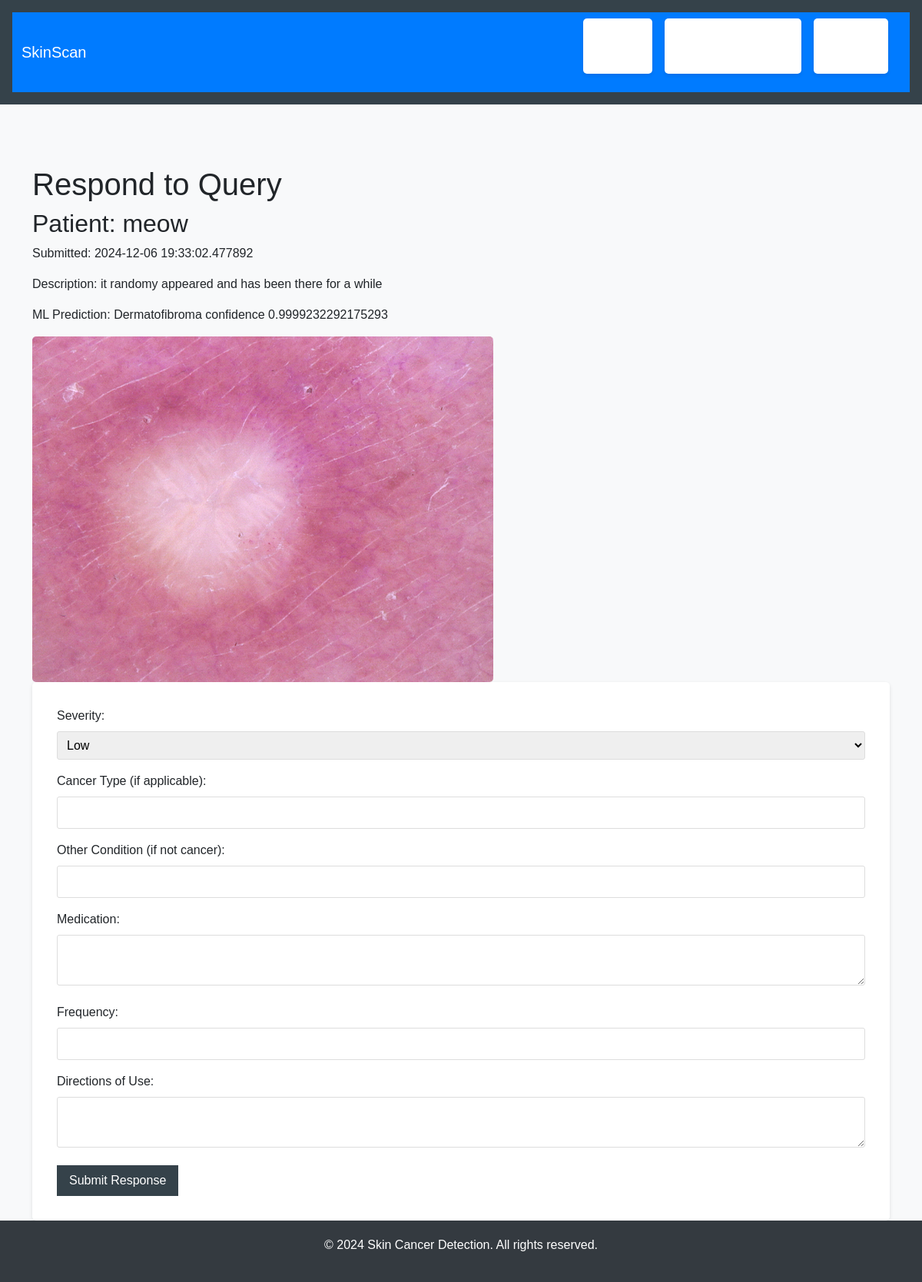
Screenshot of /doctor/respond_query/1 (signed in) with the database file from the repository.
### app/models/user.py (models this page shows, shortened)
class User(UserMixin, db.Model):
    id = db.Column(db.Integer, primary_key=True)
    username = db.Column(db.String(64), unique=True, nullable=False)
    email = db.Column(db.String(120), unique=True, nullable=False)
    password_hash = db.Column(db.String(128))
    role = db.Column(db.String(20), nullable=False)

### app/models/test_report.py (models this page shows, shortened)
class TestReport(db.Model):
    id = db.Column(db.Integer, primary_key=True)
    patient_id = db.Column(db.Integer, db.ForeignKey('patient.id'), nullable=False)
    doctor_id = db.Column(db.Integer, db.ForeignKey('doctor.id'))
    image_path = db.Column(db.String(255), nullable=False)
    description = db.Column(db.Text)
    submission_date = db.Column(db.DateTime, default=datetime.utcnow)
    ml_prediction = db.Column(db.String(100))
    status = db.Column(db.String(20), default='Pending')
    patient = db.relationship('Patient', backref=db.backref('test_reports', lazy=True))
    doctor = db.relationship('Doctor', backref=db.backref('test_reports', lazy=True))

### app/routes/doctor.py (the view, shortened to what this page needs)
@bp.route('/respond_query/<int:report_id>', methods=['GET', 'POST'])
def respond_query(report_id):
    report = TestReport.query.get_or_404(report_id)
    return render_template('doctor/respond_query.html', report=report)

### app/__init__.py (called while the page is built)
def create_app(config_class=Config):
    app = Flask(__name__)
    app.config.from_object(config_class)
    db.init_app(app)
    migrate.init_app(app, db)
    login_manager.init_app(app)
    from .routes import auth, admin, doctor, patient, main
    app.register_blueprint(auth.bp)
    app.register_blueprint(admin.bp)
    app.register_blueprint(doctor.bp)
    app.register_blueprint(patient.bp)
    app.register_blueprint(main.bp)  # Register the main blueprint
    @app.before_request
    def create_tables():
        db.create_all()
    return app

### app/models/user.py (called while the page is built)
@login_manager.user_loader
def load_user(id):
    return User.query.get(int(id))

### app/routes/doctor.py (called while the page is built)
@bp.before_request
@login_required
def check_doctor():
    if not current_user.role == 'doctor':
        flash('Access denied. Doctor privileges required.')
        return redirect(url_for('main.index'))

### app/templates/doctor/respond_query.html (shortened to what this page needs)
{% extends "base.html" %}
{% block content %}
<h1>Respond to Query</h1>
<h2>Patient: {{ report.patient.user.username }}</h2>
<p>Submitted: {{ report.submission_date }}</p>
<p>Description: {{ report.description }}</p>
<p>ML Prediction: {{ report.ml_prediction }}</p>
<img src="{{ url_for('static', filename=report.image_path) }}" alt="Patient's skin image">
<form method="POST">
    <div>
        <label for="severity">Severity:</label>
        <select id="severity" name="severity" required>
            <option value="low">Low</option><option value="low">Low</option>
        </select>
    </div>
    <div>
        <label for="cancer_type">Cancer Type (if applicable):</label>
        <input type="text" id="cancer_type" name="cancer_type">
    </div>
    <div>
        <label for="other_condition">Other Condition (if not cancer):</label>
        <input type="text" id="other_condition" name="other_condition">
    </div>
    <div>
        <label for="medication">Medication:</label>
        <textarea id="medication" name="medication"></textarea>
    </div>
    <div>
        <label for="frequency">Frequency:</label>
        <input type="text" id="frequency" name="frequency">
    </div>
    <div>
        <label for="directions">Directions of Use:</label>
        <textarea id="directions" name="directions"></textarea>
    </div>
    <button type="submit">Submit Response</button>
</form>
{% endblock %}

### app/static/css/styles.css (style rules this page uses)
* { margin: 0; padding: 0; box-sizing: border-box; }
body { font-family: Arial, sans-serif; line-height: 1.6; color: #333; background-color: #f4f4f4; }
h1, h2, h3 { margin-bottom: 1rem; }
form { background-color: #ffffff; padding: 2rem; border-radius: 5px; box-shadow: 0 2px 5px rgba(0, 0, 0, 0.1); }
form div { margin-bottom: 1rem; }
label { display: block; margin-bottom: 0.5rem; }
input[type="text"], input[type="email"], input[type="password"], input[type="date"], input[type="datetime-local"], textarea, select { width: 100%; padding: 0.5rem; border: 1px solid #ddd; border-radius: 3px; }
button { background-color: #35424a; color: #ffffff; padding: 0.5rem 1rem; border: none; border-radius: 3px; cursor: pointer; }
img { max-width: 100%; height: auto; border-radius: 5px; }

### app/templates/base.html (style rules this page uses)
body { font-family: Arial, sans-serif; background-color: #f8f9fa; margin: 0; padding: 0; }

### rows the page displays
User: patient.user.username "meow"
TestReport: submission_date "2024-12-06 19:33:02.477892", description "it randomy appeared and has been there for a while", ml_prediction "Dermatofibroma confidence 0.9999232292175293", image_path (picture)
